Frame 1 (no input): blank canvas, image omitted
Frame 60 (no input): blank canvas, image omitted
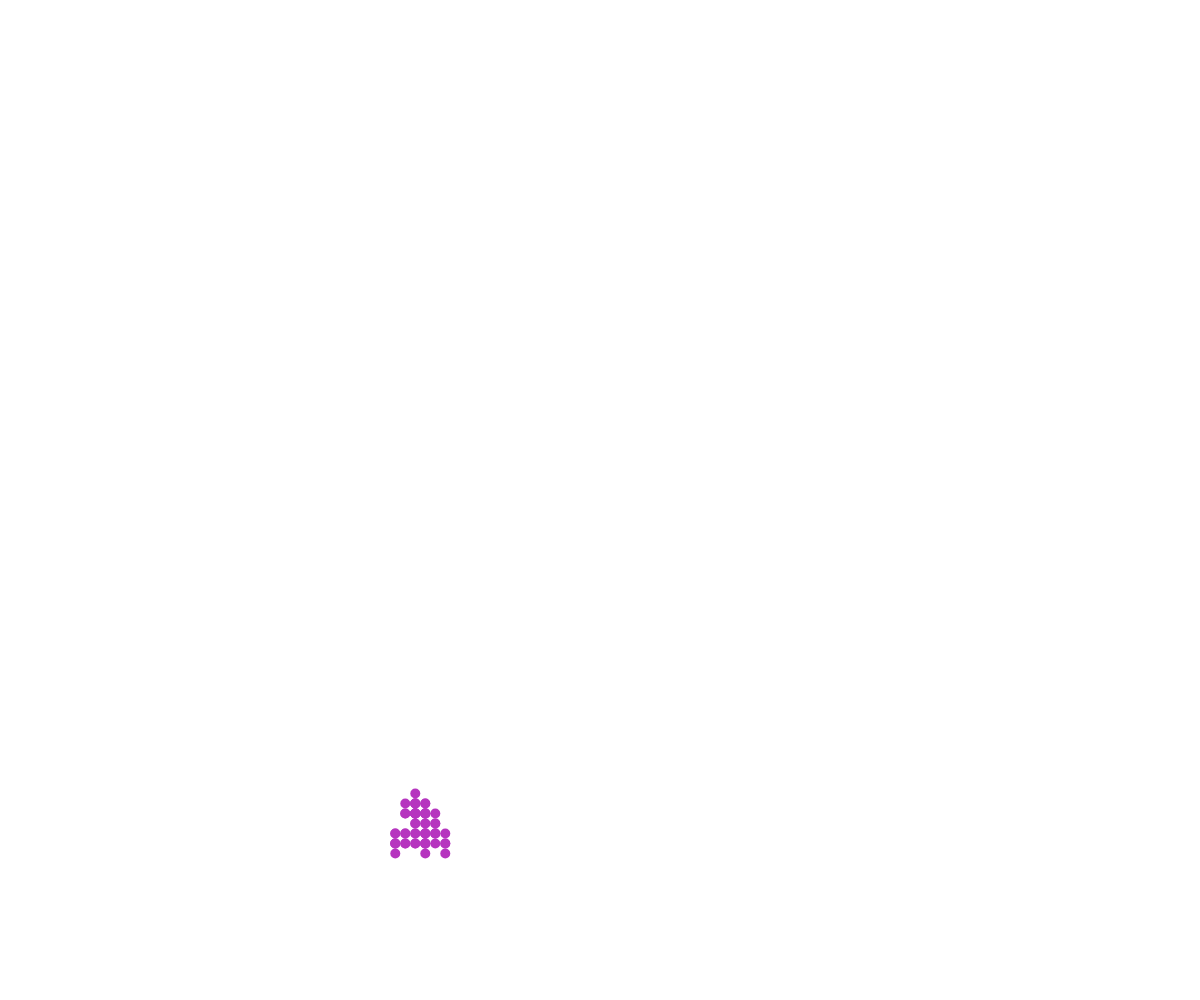
Frame 120 (the mouse pressed at the canvas centre since frame 60)

The p5.js sketch whose frames 1 and 60 were blank and that drew this single picture after the mouse press (run headless with seeded random() and noise() and a simulated clock; from frame 60 on, the mouse is pressed at the canvas centre):

// p5.js sketch
// ── sketch.js
// walker oop demo

class Walker {
  constructor(x, y, colour) {
    this.x = x;
    this.y = y;
    this.colour = colour;
    this.speed = 10;
    this.radius = 5;
  }

  display() {
    fill(this.colour);
    circle(this.x, this.y, this.radius * 2);
  }

  move() {
    let choice = random(100);
    if (choice < 25) {
      this.y -= this.speed;
    }
    else if (choice < 50) {
      this.y += this.speed;
    }
    else if (choice < 75) {
      this.x -= this.speed;
    }
    else {
      this.x += this.speed;
    }
  }
}

// let luc;
// let parker;
let creature = [];

function setup() {
  createCanvas(windowWidth, windowHeight);
  noStroke();
  // luc = new Walker(windowWidth/2, height/2, "magenta");
  // parker = new Walker(windowWidth/3, height/3, "orange");
}

function draw() {
  // luc.move();
  // parker.move();
  // luc.display();
  // parker.display();
  for (let i = 0; i < creature.length; i++){
    creature[i].move();
    creature[i].display();
  }
}

function mousePressed() {
  let r = random(0, 255);
  let g = random(0, 255);
  let b = random(0, 255);
  someColour = color(r,g,b);
  creature.push(new Walker(random(0, windowWidth), random(0, windowHeight), someColour));
}
